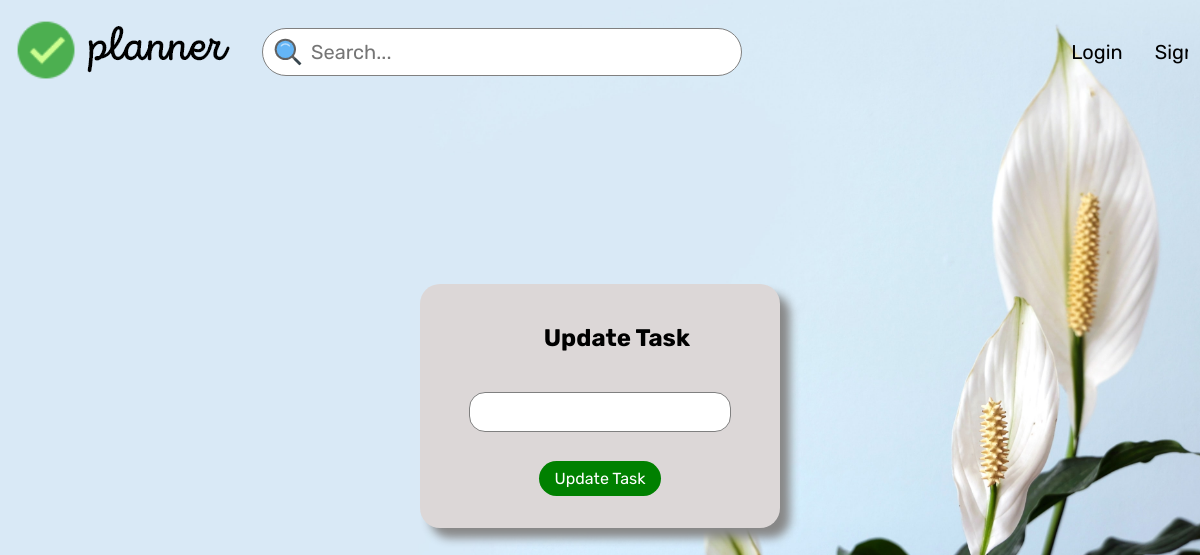
The page /update/today/3 on the database as committed earlier.
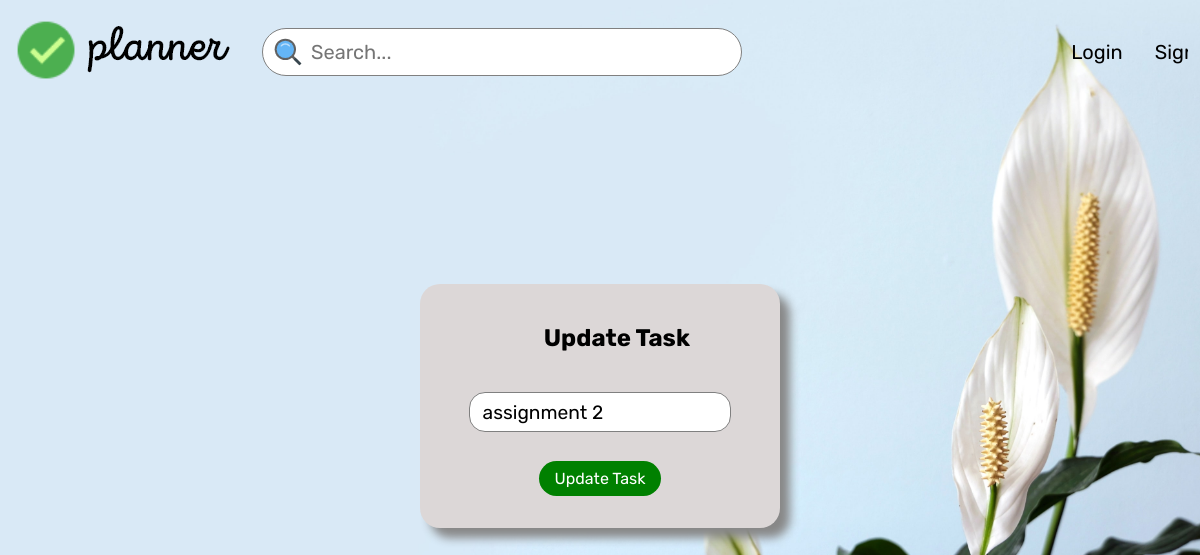
The same page on the database as committed later.
### app/models.py (models this page shows)
class Tasks(db.Model):
    sno=db.Column(db.Integer, primary_key=True)
    title=db.Column(db.String(200), nullable=False)
    complete=db.Column(db.Boolean)
    project=db.Column(db.String(300))

### app/routes.py (the view)
@app.route('/update/<project>/<int:sno>',methods=['GET','POST'])
def updatetask(sno,project):
    if request.method=='POST':
        title=request.form['title']
        todo=Tasks.query.filter_by(sno=sno).first()
        todo.title=title
        db.session.add(todo)
        db.session.commit()
        return redirect(url_for('tasks',project=project))
    else:
        todo=Tasks.query.filter_by(sno=sno).first()
        return render_template('updatetask.html',todo=todo, project=project)

### app/templates/updatetask.html (shortened to what this page needs)
{% extends 'base.html' %}
{% block stylesheet %}
    <link rel="stylesheet" href="/static/css/task.css">
{% endblock stylesheet %}
{% block content %}
    <div class="addtaskwindow" style="display: block;">
        <h2 class="modal-header">Update Task</h2>
        <div>
            <form action="/update/{{project}}/{{todo.sno}}" method="POST">
              <input type="text" name="title" id="" class="taskname-holder" value='{{todo.title}}'/>
              <br />
              <input
                type="submit"
                name=""
                id=""
                value="Update Task"
                class="taskname-submit"
              />
            </form>
          </div>
    </div>
{% endblock content %}

Rows that differ between the two databases and show on the page:
added Tasks: title "assignment 2"
